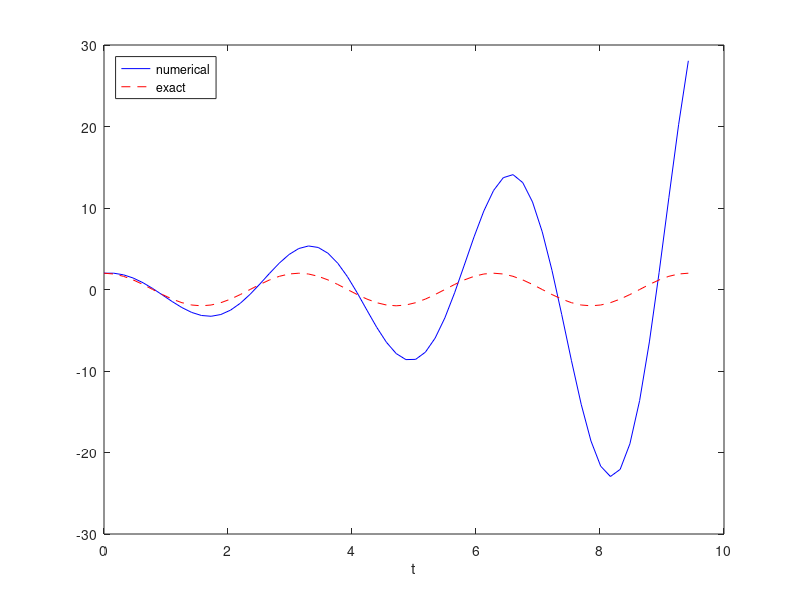
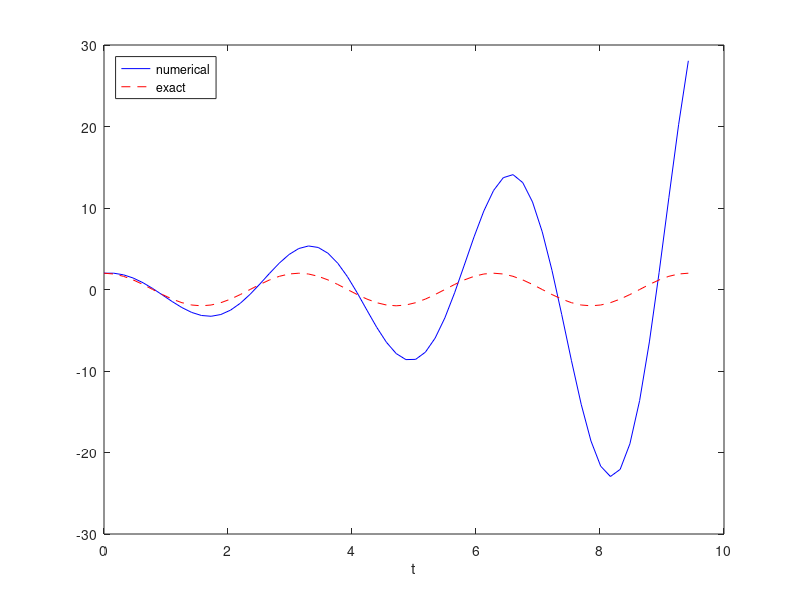

The MATLAB source for these figures, in order:
omega = 2;
P = 2*pi/omega;
dt = P/20;
T = 3*P;
N_t = floor(T/dt);
t = linspace(0, N_t*dt, N_t+1);

u = zeros(N_t+1, 1);
v = zeros(N_t+1, 1);

% Initial condition
X_0 = 2;
u(1) = X_0;
v(1) = 0;

% Step equations forward in time
for n = 1:N_t
    u(n+1) = u(n) + dt*v(n);
    v(n+1) = v(n) - dt*omega^2*u(n);
end

plot(t, u, 'b-', t, X_0*cos(omega*t), 'r--');
legend('numerical', 'exact', 'Location','northwest');
xlabel('t');
print('tmp', '-dpdf');  print('tmp', '-dpng');
